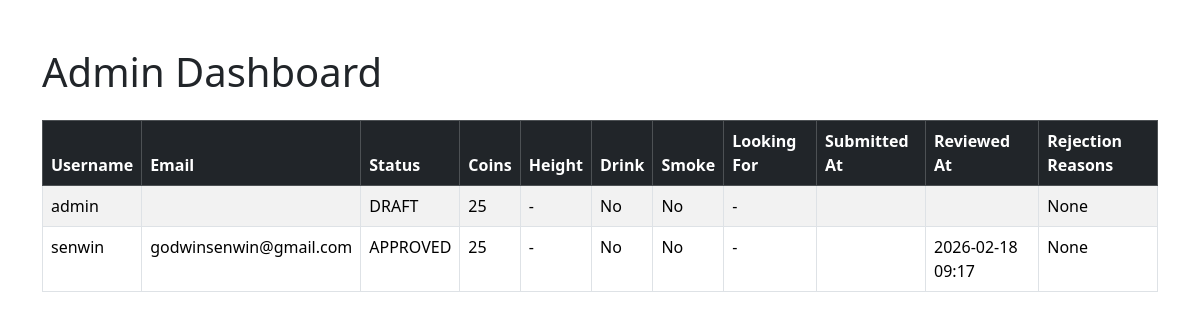
The app's page /api/admin-dashboard/ (signed in), older data.
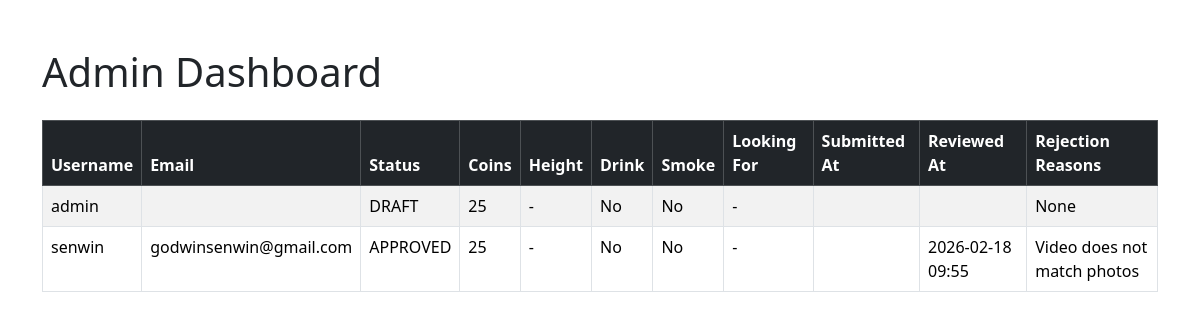
The same page, newer data.
### mixen/models.py (models this page shows, shortened)
class Profile(models.Model):
    user = models.OneToOneField(User, on_delete=models.CASCADE)
    status = models.CharField(
        max_length=20,
        choices=VerificationStatus.choices,
        default=VerificationStatus.DRAFT
    )
    rejection_reasons = models.ManyToManyField(RejectionReason, blank=True)  # updated
    submitted_at = models.DateTimeField(null=True, blank=True)
    reviewed_at = models.DateTimeField(null=True, blank=True)
    bio = models.TextField(blank=True)
    age = models.IntegerField(null=True, blank=True)
    gender = models.CharField(max_length=10, blank=True)
    location = models.CharField(max_length=100, blank=True)
    height = models.IntegerField(null=True, blank=True)
    drink = models.BooleanField(default=False)
    smoke = models.BooleanField(default=False)
    looking_for = models.CharField(max_length=100, blank=True)
    coins = models.IntegerField(default=25)  # Every new user gets 25 free coins

class User(AbstractUser):
    email = models.EmailField(unique=True)  # Unique email
    pass

class RejectionReason(models.Model):
    REASONS_CHOICES = [
        ("Blurry or unclear images", "Blurry or unclear images"),
        ("Face not clearly visible", "Face not clearly visible"),
        ("Video does not match photos", "Video does not match photos"),
        ("Fake or stolen images", "Fake or stolen images"),
        ("Incomplete profile information", "Incomplete profile information"),
        ("Multiple people in images", "Multiple people in images"),
    ]
    reason = models.CharField(max_length=255, choices=REASONS_CHOICES, unique=True)

### mixen/views.py (the view)
# urls.py: path("admin-dashboard/", views.admin_dashboard, name="admin_dashboard"),
@user_passes_test(lambda u: u.is_staff)
def admin_dashboard(request):
    profiles = Profile.objects.all()
    return render(request, "mixen/admin_dashboard.html", {"profiles": profiles})

### templates/mixen/admin_dashboard.html (shortened to what this page needs)
{% load static %}
<!DOCTYPE html>
<html>
<head>
    <link rel="stylesheet" href="https://cdn.jsdelivr.net/npm/bootstrap@5.3.2/dist/css/bootstrap.min.css">
</head>
<body>
<div class="container mt-5">
    <h1 class="mb-4">Admin Dashboard</h1>
    <table class="table table-striped table-bordered">
        <thead class="table-dark">
            <tr>
                <th>Username</th>
                <th>Email</th>
                <th>Status</th>
                <th>Coins</th>
                <th>Height</th>
                <th>Drink</th>
                <th>Smoke</th>
                <th>Looking For</th>
                <th>Submitted At</th>
                <th>Reviewed At</th>
                <th>Rejection Reasons</th>
            </tr>
        </thead>
        <tbody>
            {% for profile in profiles %}
            <tr>
                <td>{{ profile.user.username }}</td>
                <td>{{ profile.user.email }}</td>
                <td>{{ profile.status }}</td>
                <td>{{ profile.coins }}</td>
                <td>{{ profile.height|default:"-" }}</td>
                <td>{{ profile.drink|yesno:"Yes,No" }}</td>
                <td>{{ profile.smoke|yesno:"Yes,No" }}</td>
                <td>{{ profile.looking_for|default:"-" }}</td>
                <td>{{ profile.submitted_at|date:"Y-m-d H:i" }}</td>
                <td>{{ profile.reviewed_at|date:"Y-m-d H:i" }}</td>
                <td>
                    {% for reason in profile.rejection_reasons.all %}
                        {{ reason.reason }}{% if not forloop.last %}, {% endif %}
                    {% empty %}
                        None
                    {% endfor %}
                </td>
            </tr>
            {% empty %}
            <tr>
                <td colspan="11" class="text-center">No profiles found</td>
            </tr>
            {% endfor %}
        </tbody>
    </table>
</div>
</body>
</html>

Row changes from the older to the newer data that the page shows:
changed Profile "APPROVED": reviewed_at "2026-02-18 09:17" → "2026-02-18 09:55"; no longer shows "None"
added RejectionReason: reason "Video does not match photos", shown under Profile "APPROVED"
